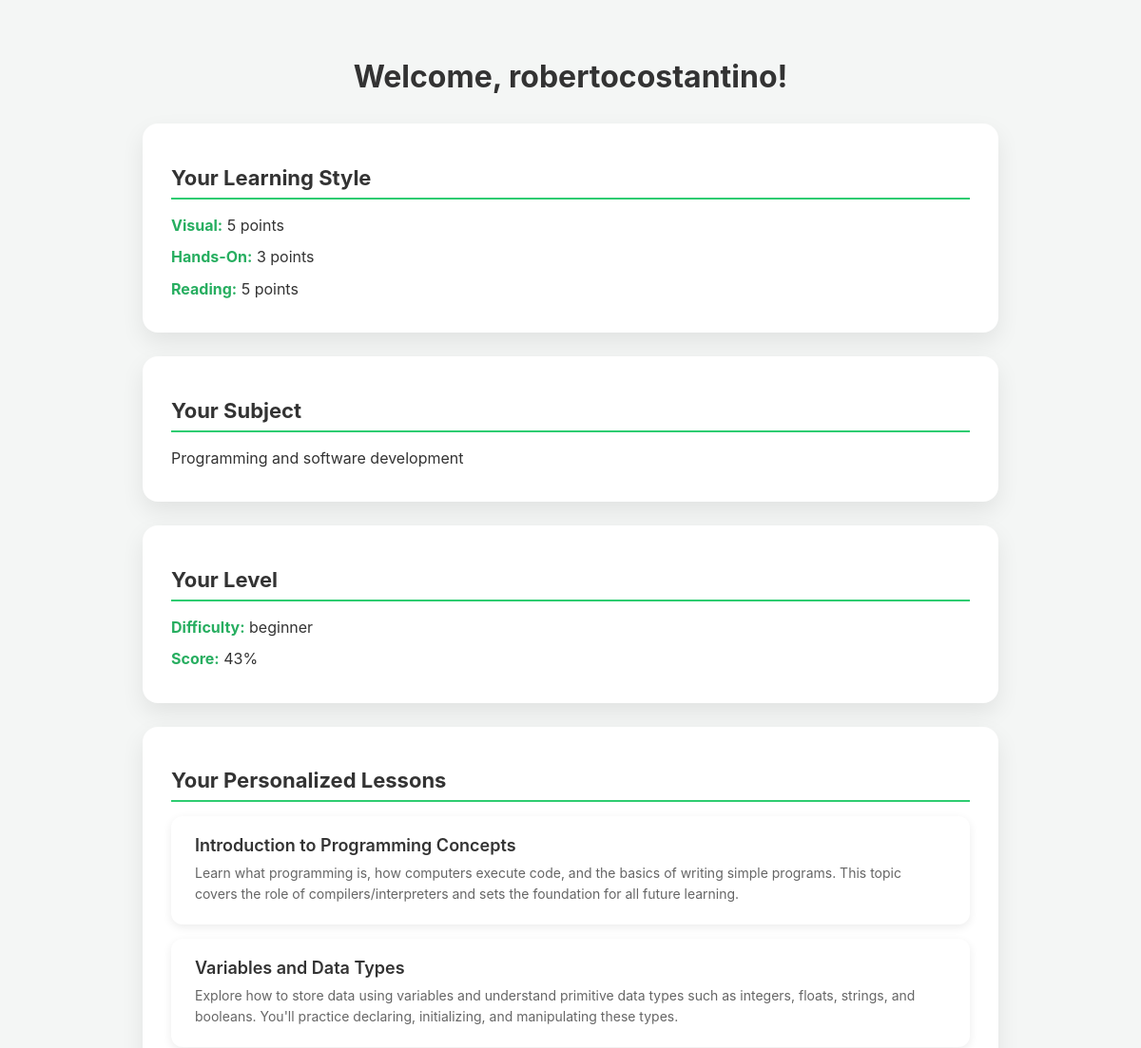
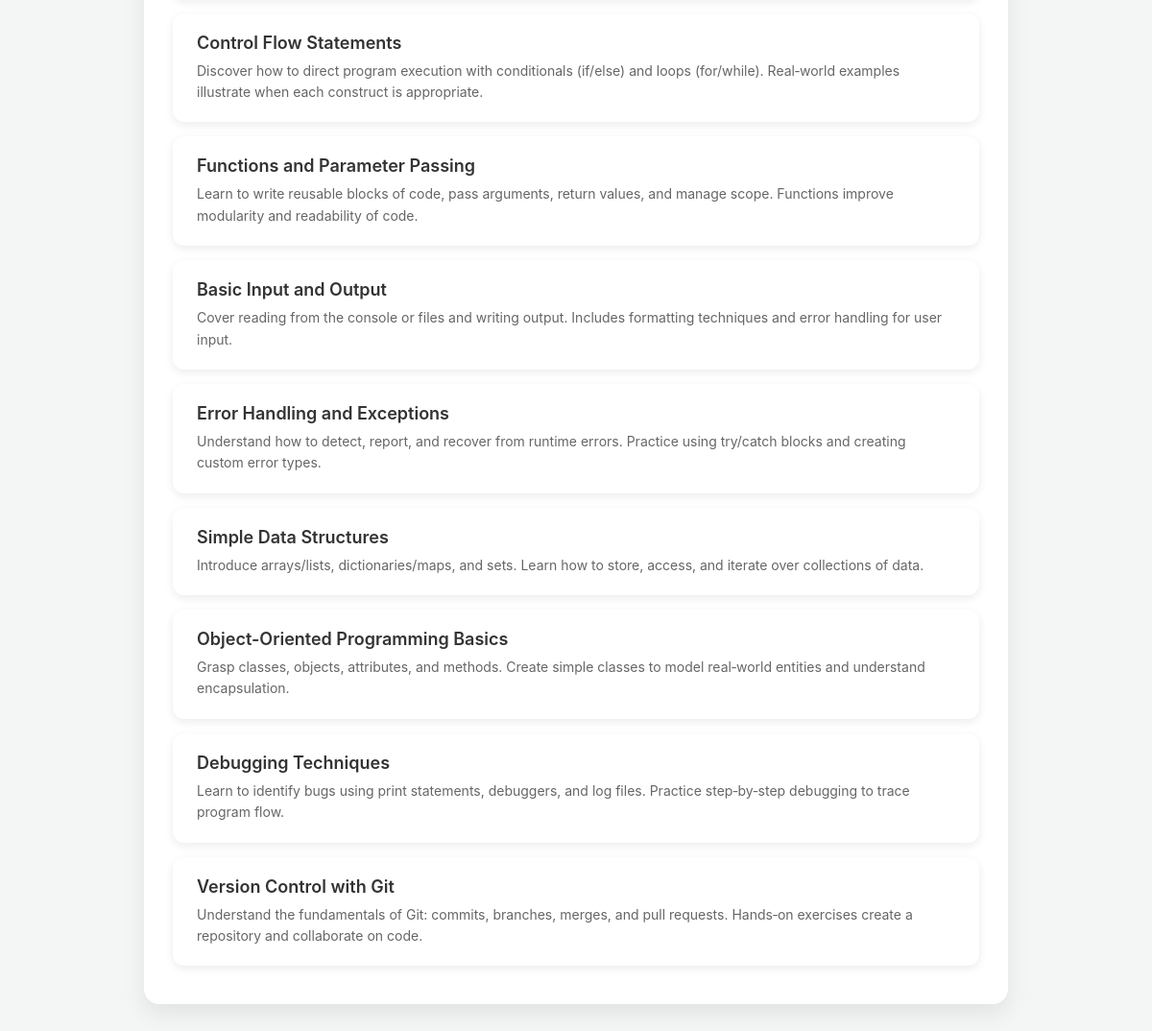
/profile/ (signed in), run on the app's committed database (2 pictures, top to bottom).
### users/models.py (models this page shows, shortened)
class LearningProfile(models.Model):
    user = models.OneToOneField(User, on_delete=models.CASCADE)
    visual_learning_score = models.PositiveIntegerField(default=0)
    hands_on_learning_score = models.PositiveIntegerField(default=0)
    reading_learning_score = models.PositiveIntegerField(default=0)
    chosen_subject = models.CharField(max_length=50, choices=SUBJECT_CHOICES)
    assessment_score = models.PositiveIntegerField(default=0, help_text="from 0 to 100")
    difficulty_level = models.CharField(max_length=13, choices=DIFFICULTY_CHOICES, default='beginner')
    difficulty_assessment_completed = models.BooleanField(default=False)
    difficulty_assessment_date = models.DateTimeField(null=True, blank=True)
    registration_step = models.IntegerField(default=1)
    registration_completed = models.BooleanField(default=False)
    learning_pace = models.FloatField(default=0.0, help_text='Lessons completed per week')
    pace_last_calculated = models.DateTimeField(null=True, blank=True)
    created_at = models.DateTimeField(auto_now_add=True)
    updated_at = models.DateTimeField(auto_now=True)

### lessons/models.py (models this page shows, shortened)
class Topic (models.Model):
    subject = models.CharField(max_length= 50, choices=SUBJECT_CHOICES)
    difficulty_level = models.CharField(max_length=50, choices=DIFFICULTY_CHOICES)
    topic_name = models.CharField(max_length=50)
    description = models.TextField()
    order = models.IntegerField(help_text='Order within the difficulty level')
    created_at = models.DateTimeField(auto_now_add=True)
    class Meta:
        ordering = ['difficulty_level', 'order']
        unique_together = ['subject', 'difficulty_level', 'order']

### users/views.py (the view)
# urls.py: path('profile/', views.profile_view, name='profile_page')
@login_required
def profile_view(request):
    profile = request.user.learningprofile
    chosen_subject = profile.chosen_subject
    difficulty_level = profile.difficulty_level
    topics = Topic.objects.filter(
        subject = chosen_subject,
        difficulty_level = difficulty_level
    ).order_by('order')
    context = {
        'profile' : profile,
        'username' : request.user.username,
        'topics': topics,
    }
    return render(request, 'profile.html', context)

### users/templates/profile.html (shortened to what this page needs)
<!DOCTYPE html>
<html lang="en">
  <head>
  </head>
  <body>
    <div class="container">
      <h1>Welcome, {{ username }}!</h1>
      <div class="profile-section">
        <h2>Your Learning Style</h2>
        <p>
          <strong>Visual:</strong> {{ profile.visual_learning_score }} points
        </p>
        <p>
          <strong>Hands-On:</strong> {{ profile.hands_on_learning_score }}
          points
        </p>
        <p>
          <strong>Reading:</strong> {{ profile.reading_learning_score }} points
        </p>
      </div>
      <div class="profile-section">
        <h2>Your Subject</h2>
        <p>{{ profile.get_chosen_subject_display }}</p>
      </div>
      <div class="profile-section">
        <h2>Your Level</h2>
        <p><strong>Difficulty:</strong> {{ profile.difficulty_level }}</p>
        <p><strong>Score:</strong> {{ profile.assessment_score }}%</p>
      </div>
      <div class="profile-section">
        <h2>Your Personalized Lessons</h2>
        {% if topics %} {% for topic in topics %}
        <a href="{% url 'topic_detail' topic.id %}">
          <div class="topic-card">
            <div class="topic-title">{{ topic.topic_name }}</div>
            <div class="topic-description">{{ topic.description }}</div>
          </div>
        </a>
        {% endfor %} {% else %}
        <p>No topics available yet. Please complete your assessment.</p>
        {% endif %}
      </div>
    </div>
  </body>
</html>

### users/templates/profile.html (style rules this page uses)
:root { --primary-color: #2ecc71; --primary-hover: #27ae60; --background: #f4f6f5; --text-color: #333; --border-color: #e0e0e0; --shadow: 0 10px 25px rgba(0, 0, 0, 0.08); }
body { font-family: "Inter", Arial, sans-serif; background-color: var(--background); margin: 0; padding: 40px 20px; color: var(--text-color); }
h1 { text-align: center; color: var(--text-color); font-size: 32px; margin-bottom: 30px; }
.container { max-width: 900px; margin: 0 auto; }
.profile-section { background: white; padding: 25px 30px; margin: 25px 0; border-radius: 16px; box-shadow: var(--shadow); transition: all 0.2s ease; }
h2 { font-size: 22px; font-weight: 700; margin-bottom: 15px; border-bottom: 2px solid var(--primary-color); padding-bottom: 8px; color: var(--text-color); }
p { margin: 8px 0; line-height: 1.6; }
strong { color: var(--primary-hover); }
.topic-card { background: white; padding: 20px 25px; margin-bottom: 15px; border-radius: 12px; box-shadow: 0 3px 10px rgba(0, 0, 0, 0.08); transition: transform 0.2s, box-shadow 0.2s; text-decoration: none; display: block; }
.topic-title { font-size: 18px; font-weight: 600; color: var(--text-color); margin-bottom: 8px; }
.topic-description { font-size: 14px; color: #666; line-height: 1.6; }
a { color: inherit; text-decoration: none; }

### data on the page
LearningProfile: visual_learning_score "5", hands_on_learning_score "3", reading_learning_score "5", chosen_subject "Programming and software development", difficulty_level "beginner", assessment_score "43"
Topic: topic_name "Introduction to Programming Concepts", description "Learn what programming is, how computers execute code, and the basics of writing simple programs. This topic covers the role of compilers/interpreters and sets the foundation for all future learning."
Topic: topic_name "Variables and Data Types", description "Explore how to store data using variables and understand primitive data types such as integers, floats, strings, and booleans. You'll practice declaring, initializing, and manipulating these types."
Topic: topic_name "Control Flow Statements", description "Discover how to direct program execution with conditionals (if/else) and loops (for/while). Real‑world examples illustrate when each construct is appropriate."
Topic: topic_name "Functions and Parameter Passing", description "Learn to write reusable blocks of code, pass arguments, return values, and manage scope. Functions improve modularity and readability of code."
Topic: topic_name "Basic Input and Output", description "Cover reading from the console or files and writing output. Includes formatting techniques and error handling for user input."
Topic: topic_name "Error Handling and Exceptions", description "Understand how to detect, report, and recover from runtime errors. Practice using try/catch blocks and creating custom error types."
Topic: topic_name "Simple Data Structures", description "Introduce arrays/lists, dictionaries/maps, and sets. Learn how to store, access, and iterate over collections of data."
Topic: topic_name "Object-Oriented Programming Basics", description "Grasp classes, objects, attributes, and methods. Create simple classes to model real‑world entities and understand encapsulation."
Topic: topic_name "Debugging Techniques", description "Learn to identify bugs using print statements, debuggers, and log files. Practice step‑by‑step debugging to trace program flow."
Topic: topic_name "Version Control with Git", description "Understand the fundamentals of Git: commits, branches, merges, and pull requests. Hands‑on exercises create a repository and collaborate on code."

### other printed values
{{ username }} "robertocostantino"
